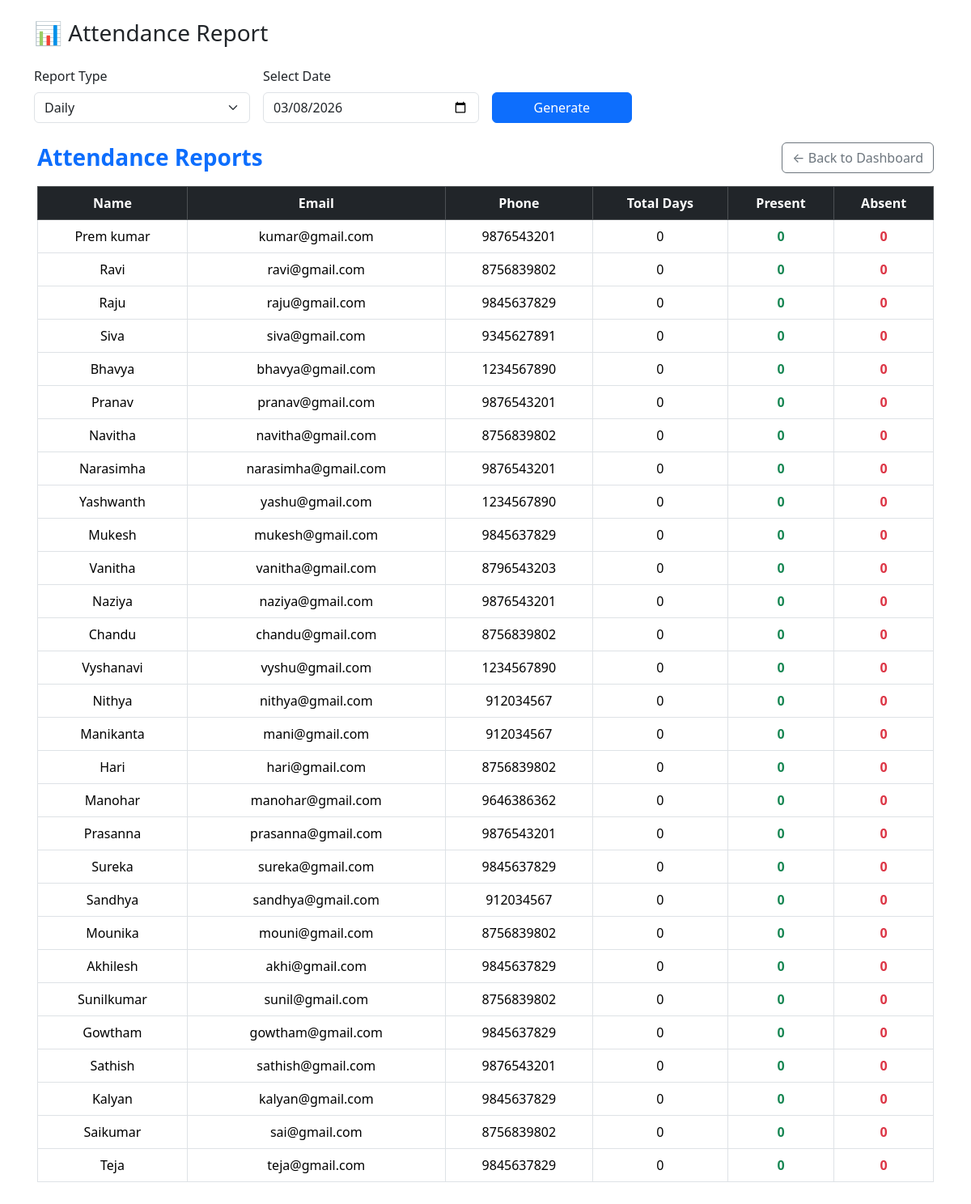
The page /attendance_report/ (signed in) on the database its author committed.
### myapp/models.py (models this page shows)
class Student(models.Model):
    teacher = models.ForeignKey(
        Teacher,
        on_delete=models.CASCADE,
        null=True,
        blank=True
    )
    batch = models.ForeignKey(
        Batch,
        on_delete=models.CASCADE,
        null=True,
        blank=True
    )
    name = models.CharField(max_length=100)
    email = models.EmailField()
    phone_no = models.CharField(max_length=15, blank=True, null=True)
    is_active = models.BooleanField(default=True)

### myapp/views.py (the view)
# urls.py: path("attendance_report/", views.attendance_report, name="attendance_report"),
def attendance_report(request):
    teacher_id = request.session.get("teacher_id")
    if not teacher_id:
        return redirect("login")
    report_type = request.GET.get("type", "daily")
    today = timezone.now().date()
    selected_date = request.GET.get("date")
    if selected_date:
        selected_date = datetime.strptime(selected_date, "%Y-%m-%d").date()
    else:
        selected_date = today
    start_date = request.GET.get("start_date")
    end_date = request.GET.get("end_date")
    if start_date:
        start_date = datetime.strptime(start_date, "%Y-%m-%d").date()
    else:
        start_date = today.replace(day=1)
    if end_date:
        end_date = datetime.strptime(end_date, "%Y-%m-%d").date()
    else:
        end_date = today
    students = Student.objects.filter(
        teacher_id=teacher_id,
        is_active=True
    )
    report_data = []
    for student in students:
        if report_type == "monthly":
            attendances = Attendance.objects.filter(
                student=student,
                date__range=(start_date, end_date)
            )
        else:
            attendances = Attendance.objects.filter(
                student=student,
                date=selected_date
            )
        total_days = attendances.count()
        present_days = attendances.filter(is_present=True).count()
        absent_days = attendances.filter(is_present=False).count()
        report_data.append({
            "name": student.name,
            "email": student.email,
            "phone": student.phone_no,
            "total": total_days,
            "present": present_days,
            "absent": absent_days,
        })
    return render(request, "attendance_reports.html", {
        "report_data": report_data,
        "report_type": report_type,
        "selected_date": selected_date,
        "start_date": start_date,
        "end_date": end_date,
    })

### templates/attendance_reports.html (shortened to what this page needs)
<!DOCTYPE html>
<html>
<head>
    <link href="https://cdn.jsdelivr.net/npm/bootstrap@5.3.2/dist/css/bootstrap.min.css" rel="stylesheet">
</head>
<body>
<div class="container mt-4">
    <h3 class="mb-4 center">📊 Attendance Report</h3>
    <form method="GET" class="row g-3 align-items-end mb-4">
    <div class="col-md-3">
        <label class="form-label">Report Type</label>
        <select name="type" class="form-select" onchange="this.form.submit()">
            <option value="daily" {% if report_type == "daily" %}selected{% endif %}>Daily</option>
        </select>
    </div>
    {% if report_type == "daily" %}
    <div class="col-md-3">
        <label class="form-label">Select Date</label>
        <input type="date" name="date" class="form-control"
               value="{{ selected_date|date:'Y-m-d' }}">
    </div>
    {% endif %}
    <div class="col-md-2">
        <button type="submit" class="btn btn-primary w-100">Generate</button>
    </div>
    <div class="container mt-4">
    <div class="d-flex justify-content-between align-items-center mb-3">
        <h3 class="fw-bold text-primary mb-0">Attendance Reports</h3>
        <a href="{% url 'dashboard' %}" class="btn btn-outline-secondary">
            ← Back to Dashboard
        </a>
    </div>
</form>
    <table class="table table-bordered text-center">
        <thead class="table-dark">
            <tr>
                <th>Name</th>
                <th>Email</th>
                <th>Phone</th>
                <th>Total Days</th>
                <th>Present</th>
                <th>Absent</th>
            </tr>
        </thead>
        <tbody>
            {% for data in report_data %}
            <tr>
                <td>{{ data.name }}</td>
                <td>{{ data.email }}</td>
                <td>{{ data.phone|default:"-" }}</td>
                <td>{{ data.total }}</td>
                <td class="text-success fw-bold">{{ data.present }}</td>
                <td class="text-danger fw-bold">{{ data.absent }}</td>
            </tr>
            {% empty %}
            <tr>
                <td colspan="6">No records found.</td>
            </tr>
            {% endfor %}
        </tbody>
    </table>
</div>
</body>
</html>

### rows shown on the page
Student: name "Prem kumar", email "kumar@gmail.com", phone "9876543201"
Student: name "Ravi", email "ravi@gmail.com", phone "8756839802"
Student: name "Raju", email "raju@gmail.com", phone "9845637829"
Student: name "Siva", email "siva@gmail.com", phone "9345627891"
Student: name "Bhavya", email "bhavya@gmail.com", phone "1234567890"
Student: name "Pranav", email "pranav@gmail.com", phone "9876543201"
Student: name "Navitha", email "navitha@gmail.com", phone "8756839802"
Student: name "Narasimha", email "narasimha@gmail.com", phone "9876543201"
Student: name "Yashwanth", email "yashu@gmail.com", phone "1234567890"
Student: name "Mukesh", email "mukesh@gmail.com", phone "9845637829"
Student: name "Vanitha", email "vanitha@gmail.com", phone "8796543203"
Student: name "Naziya", email "naziya@gmail.com", phone "9876543201"
Student: name "Chandu", email "chandu@gmail.com", phone "8756839802"
Student: name "Vyshanavi", email "vyshu@gmail.com", phone "1234567890"
Student: name "Nithya", email "nithya@gmail.com", phone "912034567"
Student: name "Manikanta", email "mani@gmail.com", phone "912034567"
Student: name "Hari", email "hari@gmail.com", phone "8756839802"
Student: name "Manohar", email "manohar@gmail.com", phone "9646386362"
Student: name "Prasanna", email "prasanna@gmail.com", phone "9876543201"
Student: name "Sureka", email "sureka@gmail.com", phone "9845637829"
Student: name "Sandhya", email "sandhya@gmail.com", phone "912034567"
Student: name "Mounika", email "mouni@gmail.com", phone "8756839802"
Student: name "Akhilesh", email "akhi@gmail.com", phone "9845637829"
Student: name "Sunilkumar", email "sunil@gmail.com", phone "8756839802"
Student: name "Gowtham", email "gowtham@gmail.com", phone "9845637829"
Student: name "Sathish", email "sathish@gmail.com", phone "9876543201"
Student: name "Kalyan", email "kalyan@gmail.com", phone "9845637829"
Student: name "Saikumar", email "sai@gmail.com", phone "8756839802"
Student: name "Teja", email "teja@gmail.com", phone "9845637829"

### other values the page prints
{{ data.total }} "0" "0" "0" "0" "0" "0" "0" "0" "0" "0" "0" "0" "0" "0" "0" "0" "0" "0" "0" "0" "0" "0" "0" "0" "0" "0" "0" "0" "0"
{{ data.present }} "0" "0" "0" "0" "0" "0" "0" "0" "0" "0" "0" "0" "0" "0" "0" "0" "0" "0" "0" "0" "0" "0" "0" "0" "0" "0" "0" "0" "0"
{{ data.absent }} "0" "0" "0" "0" "0" "0" "0" "0" "0" "0" "0" "0" "0" "0" "0" "0" "0" "0" "0" "0" "0" "0" "0" "0" "0" "0" "0" "0" "0"
